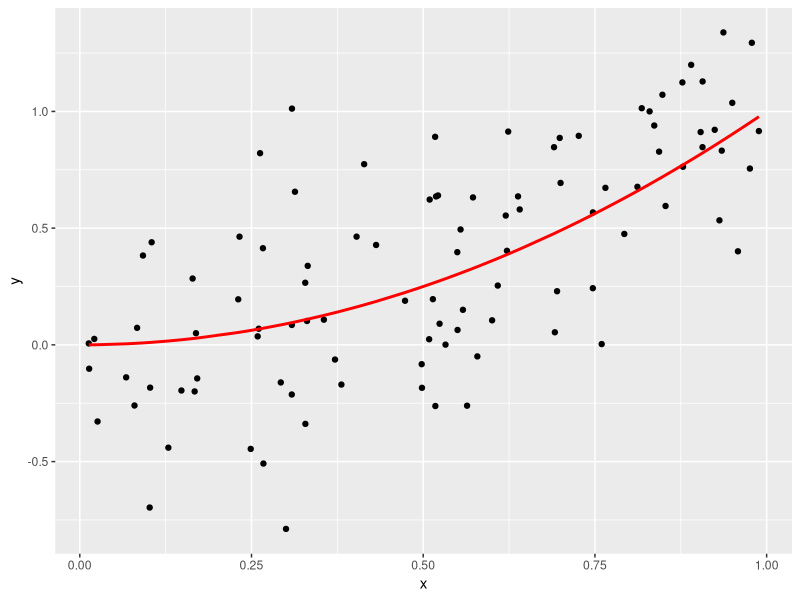
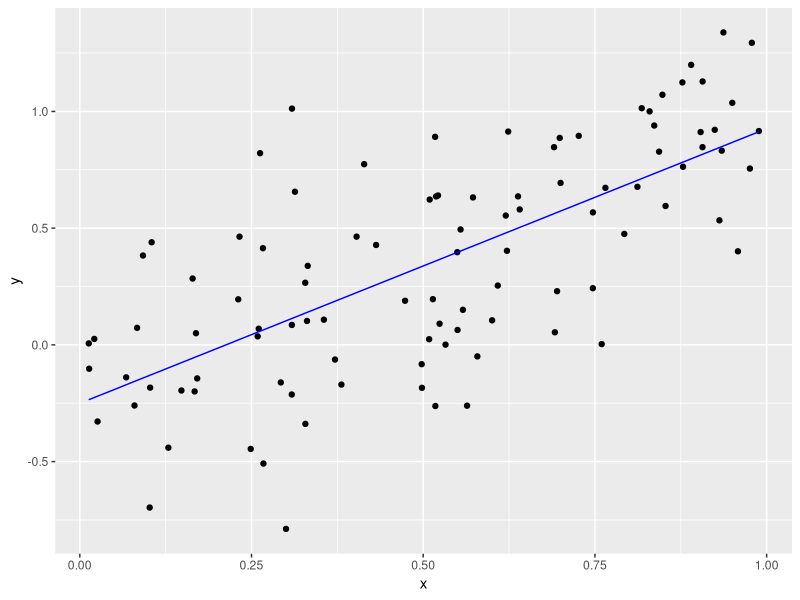

These figures' R source, in order: (Note: a time limit stopped this script after it produced the figures.)
##########
## PS04 ## 
##########

## All of the following is Professor Kim's code. ##
## See below for my code. ## 
# Setup -------------------------------------------------------------------
library(tidyverse)
library(broom)

# Let these be:
# -true function f(x) for a one-dimensional predictor x
# -the standard deviation of the true epsilon i.e. the noise
f <- function(x) {
  x^2
}
sigma <- 0.3

# This function generates a random sample. Random in terms of both
# -the predictor x
# -the amount of noise eps
generate_sample <- function(f, n_sim, sigma) {
  data_frame(
    x = runif(n = n_sim, min = 0, max = 1),
    f_x = f(x),
    eps = rnorm(n = n_sim, mean = 0, sd = sigma),
    y = f_x + eps
  )
}



# Generate Training Data via Sampling -------------------------------------
train_data <- generate_sample(f, n_sim = 100, sigma = sigma)

# The true model f(x) is in red. We observe points (x,y). Here we are pretending
# to know the exact break down of y into f(x) and eps
ggplot(train_data, aes(x=x)) +
  geom_point(aes(y=y)) +
  geom_line(aes(y=f_x), col="red", size=1)

# In a realistic situation, we only know x & y, not f(x) & eps. So we should
# remove them
train_data <- train_data %>%
  select(x, y)



# Generate Test Data, Fit Model, and Get Predictions -------------------

# 1. Generate test data via sampling. Recall in test data, we only have the
# predictors x:
test_data <- generate_sample(f, n_sim = 100, sigma = sigma) %>%
  select(x)

# 2. Fit Model: Simple linear regression
model <- lm(y ~ x, data = train_data)
train_data_augmented <- model %>%
  augment() %>%
  tbl_df()
# Plot fitted model to training data
ggplot(data=train_data_augmented, aes(x=x)) +
  geom_point(aes(y=y)) +
  geom_line(aes(y=.fitted), col="blue")

# 3. Get Predictions
# Note: we use augment(newdata=BLAH) here, since it works. This is equivalent
# to using the predict() function.
predictions <- model %>%
  augment(newdata=test_data) %>%
  tbl_df() %>%
  .[[".fitted"]]


## My code is below, interlaced with Professor Kim's code. 
## My code is after the sections that begin with "# FILL THIS IN:"  

# Main For Loop -------------------------------------------------
set.seed(76)
n_sim <- 10000

# Create new test data: a single point
x0 <- 0.95
test_data <- data_frame(x=x0)

# Save predictions here
predictions <- rep(0, n_sim)

for(i in 1:n_sim) {
  # FILL THIS IN:
  # 1. Sample new train data # 
  train_data <- generate_sample(f, n_sim = 100, sigma = sigma)
 
  # 2. Fit model # 
   model <- lm(y ~ x, data = train_data)
  
  # 3. Get predictions # 
  predictions[i] <- model %>%
    augment(newdata=test_data) %>%
    tbl_df() %>%
    .[[".fitted"]]
   
  # Log the number of runs of the loop # 
  if(i %% 100 == 0){
    print(i)
  }
}

# Pull the Curtain! Reveal truth: i.e. show all components we really know, but
# pretended not to:
set.seed(76)
truth <- data_frame(
  x = rep(x0, n_sim),
  f_x = f(x),
  eps = rnorm(n = n_sim, mean = 0, sd = 0.3),
  y = f_x + eps
  )

# Add predictions
truth <- truth %>%
  mutate(y_hat=predictions)

# Compute MSE, (Avg Bias of f_hat)^2, Variance of f_hat, sigma^2:
# FILL THIS IN:

# MSE # 
truth <- truth %>% 
  mutate(resid = (y - y_hat)^2) 

truth %>%   
  summarise(MSE = mean(resid)) 

# Avg Bias of f_hat #
truth <- truth %>% 
  mutate(bias = (f_x - y_hat)^2) 
truth %>% 
  summarise(avg_bias = mean(bias))

# Variance of f_hat # 
truth %>%  
  summarise(variance = var(y_hat))

# Sigma^2 # 
0.3^2
